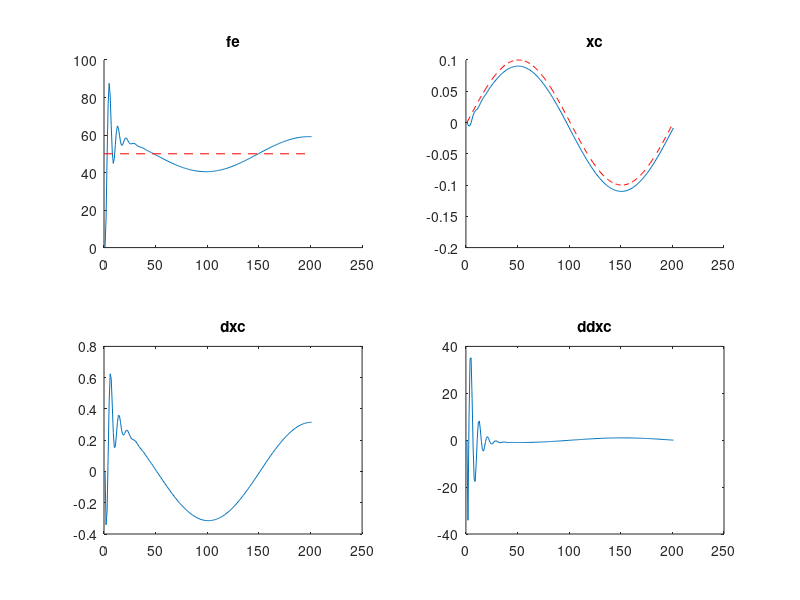

This figure's MATLAB source:
clear all;

t = 0.01;
m = 1; k =20;  b =30;
xc = 0; dxc= 0; ddxc = 0;
xe = 0; dxe = 0; ddxe= 0;
fd = 50;
ke = 5000;
%epsilon = 10^(-8); sigma = 0.2; lambda = 1;
%delta_b = 0;    
%phi_t = 0;
fe = 0;
%fe = 0;
delta_f = 0;

for i=1:200
    xe(i+1) = 0.1*sin(i*2*pi/200);
    dxe(i+1) = 0.1*pi/100*cos(i*2*pi/200);
    ddxe(i+1) = -0.1*(pi/100)^2*sin(i*2*pi/200);
    fe(i+1) = ke * (xe(i+1) - xc(i));
    delta_f(i+1) = fe(i+1) - fd;
    %phi_t(i+1) = phi_t(i) + sigma * delta_f(i) / b; % 累积速度误差
    %delta_b(i+1) = b/((dxc(i) - dxe(i+1)) + epsilon) * phi_t(i+1);  % 累积的速度误差变为力又变为b

    ddxc(i+1) = ddxe(i+1) + (delta_f(i+1) - b*(dxc(i)-dxe(i+1)) - k*(xc(i)-xe(i+1)))/m;
    dxc(i+1) = dxc(i) + ddxc(i+1)*t;
    xc(i+1) = xc(i) + dxc(i+1)*t;
end

y = 1:200;
figure(4);
subplot(2,2,1)
hold on;
plot(fe);
line([0,200],[fd,fd],"LineStyle", "--","color","r"); %fd
title("fe");
subplot(2,2,2);
hold on;
plot(xc);
plot(xe,"color","r","LineStyle", "--"); %xe
title("xc");
subplot(2,2,3);
plot(dxc);
title("dxc");
subplot(2,2,4);
plot(ddxc);
title("ddxc");
